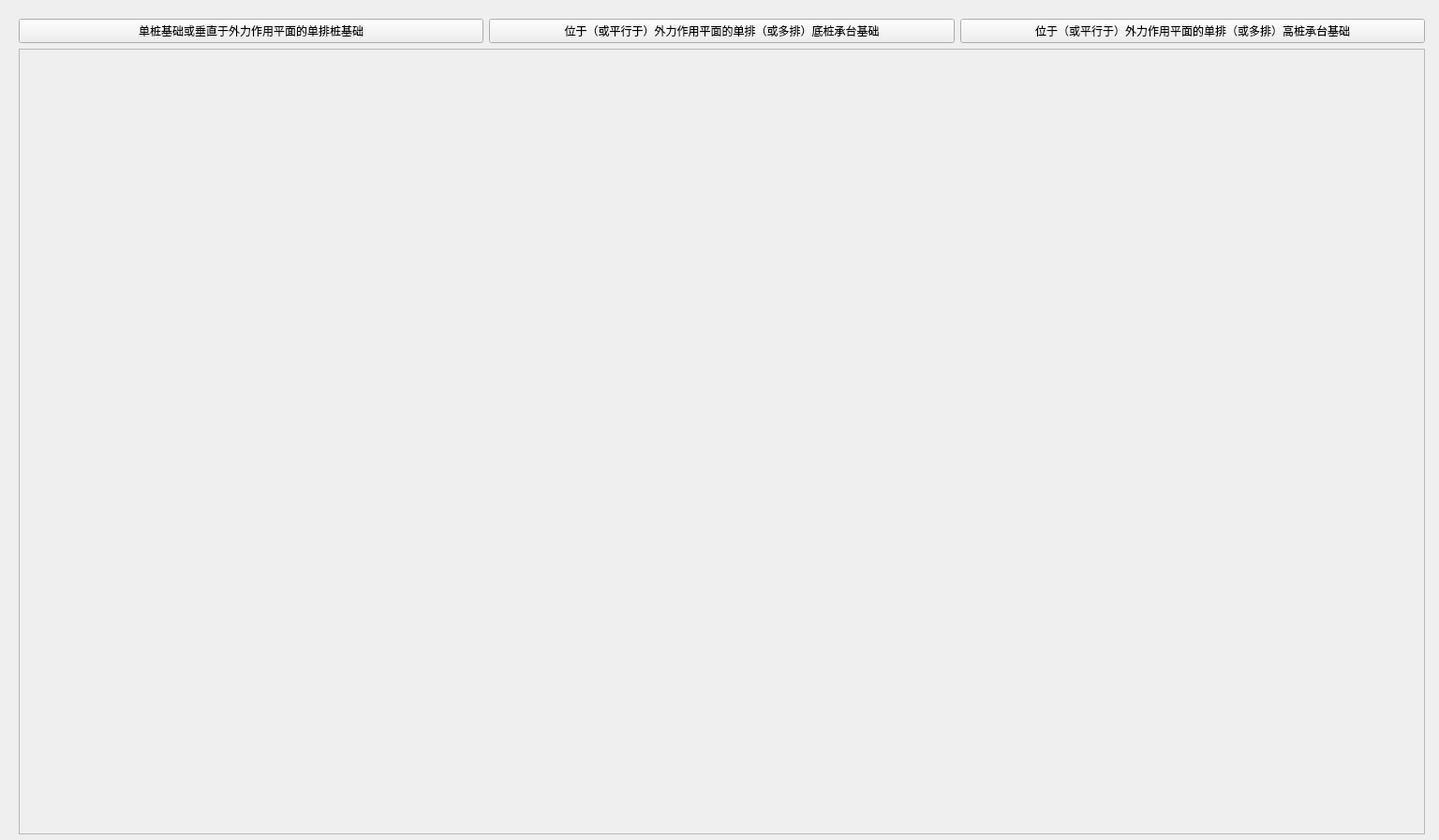
<?xml version="1.0" encoding="UTF-8"?>
<ui version="4.0">
 <class>MainWindow</class>
 <widget class="QMainWindow" name="MainWindow">
  <property name="geometry">
   <rect>
    <x>0</x>
    <y>0</y>
    <width>1536</width>
    <height>897</height>
   </rect>
  </property>
  <property name="windowTitle">
   <string>MainWindow</string>
  </property>
  <widget class="QWidget" name="centralwidget">
   <widget class="QWidget" name="layoutWidget">
    <property name="geometry">
     <rect>
      <x>20</x>
      <y>20</y>
      <width>1501</width>
      <height>871</height>
     </rect>
    </property>
    <layout class="QGridLayout" name="gridLayout">
     <item row="0" column="0">
      <widget class="QPushButton" name="pushButton">
       <property name="text">
        <string>单桩基础或垂直于外力作用平面的单排桩基础</string>
       </property>
      </widget>
     </item>
     <item row="0" column="1">
      <widget class="QPushButton" name="pushButton_2">
       <property name="text">
        <string>位于（或平行于）外力作用平面的单排（或多排）底桩承台基础</string>
       </property>
      </widget>
     </item>
     <item row="0" column="2">
      <widget class="QPushButton" name="pushButton_3">
       <property name="text">
        <string>位于（或平行于）外力作用平面的单排（或多排）高桩承台基础</string>
       </property>
      </widget>
     </item>
     <item row="1" column="0" colspan="3">
      <widget class="QFrame" name="frame">
       <property name="frameShape">
        <enum>QFrame::StyledPanel</enum>
       </property>
       <property name="frameShadow">
        <enum>QFrame::Raised</enum>
       </property>
      </widget>
     </item>
    </layout>
   </widget>
  </widget>
 </widget>
 <resources/>
 <connections>
  <connection>
   <sender>pushButton</sender>
   <signal>clicked()</signal>
   <receiver>MainWindow</receiver>
   <slot>close()</slot>
   <hints>
    <hint type="sourcelabel">
     <x>213</x>
     <y>22</y>
    </hint>
    <hint type="destinationlabel">
     <x>622</x>
     <y>448</y>
    </hint>
   </hints>
  </connection>
  <connection>
   <sender>pushButton_2</sender>
   <signal>clicked()</signal>
   <receiver>MainWindow</receiver>
   <slot>close()</slot>
   <hints>
    <hint type="sourcelabel">
     <x>625</x>
     <y>22</y>
    </hint>
    <hint type="destinationlabel">
     <x>622</x>
     <y>448</y>
    </hint>
   </hints>
  </connection>
  <connection>
   <sender>pushButton_3</sender>
   <signal>clicked()</signal>
   <receiver>MainWindow</receiver>
   <slot>close()</slot>
   <hints>
    <hint type="sourcelabel">
     <x>1036</x>
     <y>22</y>
    </hint>
    <hint type="destinationlabel">
     <x>622</x>
     <y>448</y>
    </hint>
   </hints>
  </connection>
 </connections>
</ui>
